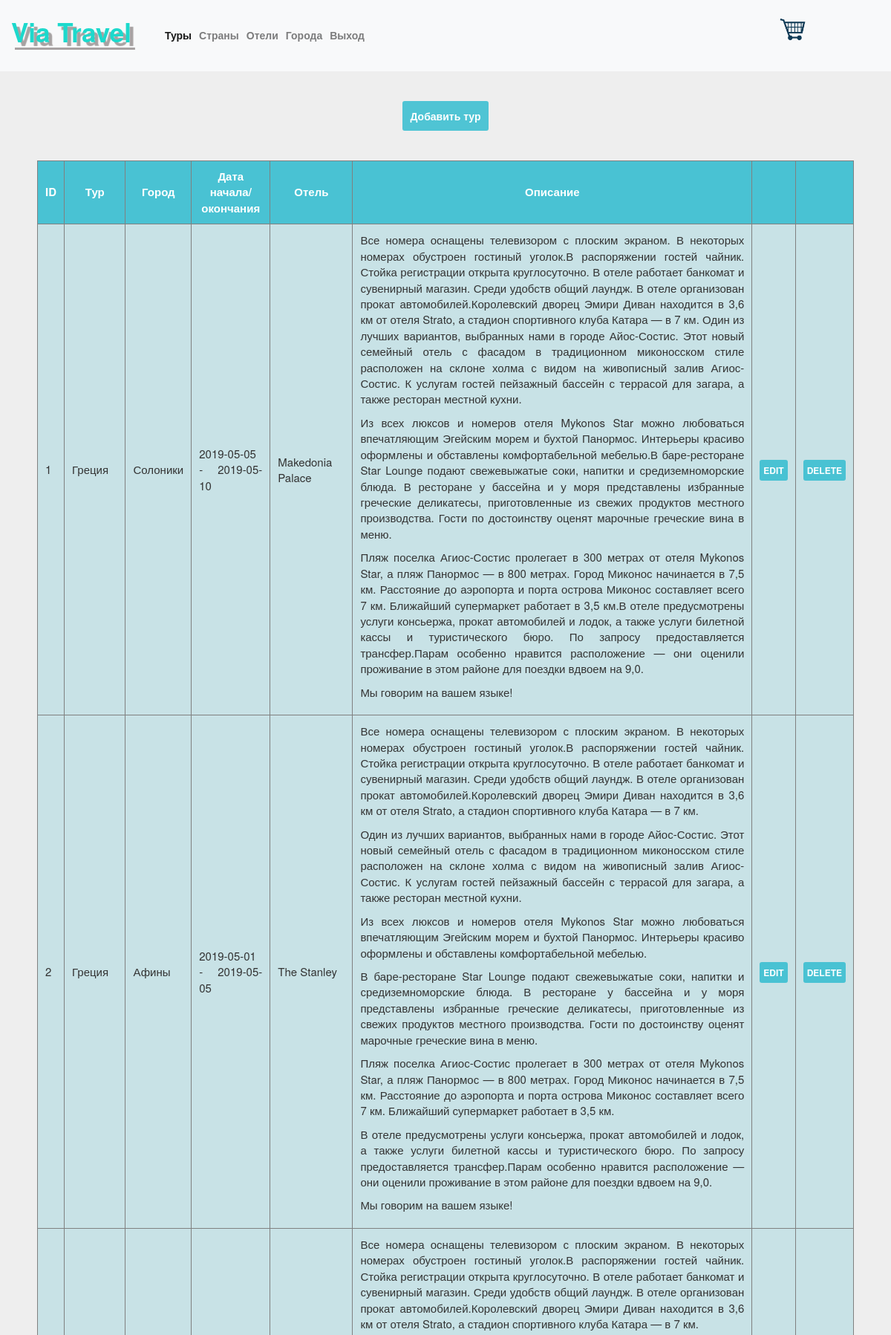
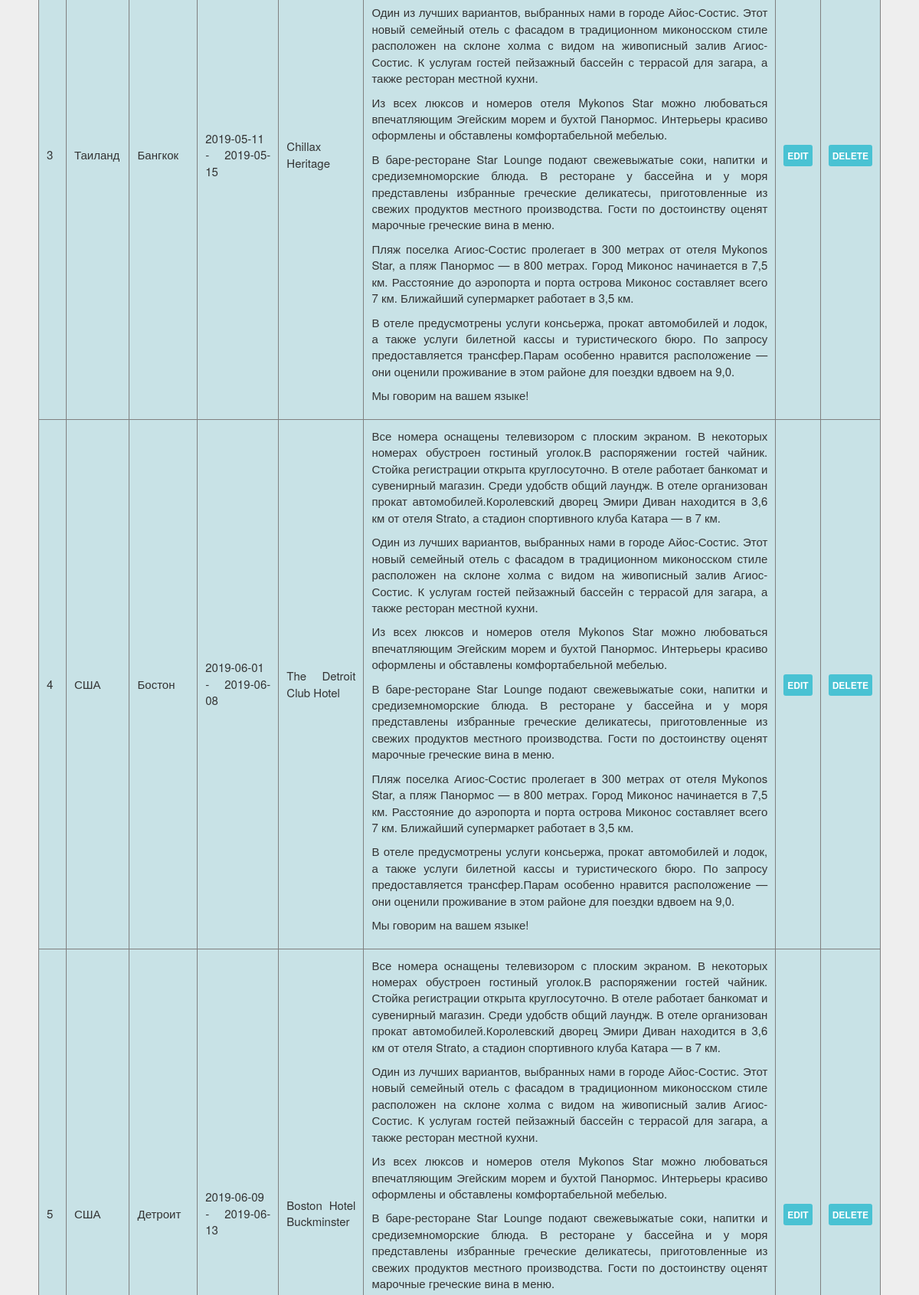
The app's page /admin/?section=tours&action=index (signed in, upper part) with its own data (2 pictures, top to bottom).
### tables this page shows
CREATE TABLE `tours` (
  `id` int(11) NOT NULL,
  `country_id` int(11) NOT NULL,
  `city_id` int(11) NOT NULL,
  `hotel_id` int(11) NOT NULL,
  `checkin_date` date NOT NULL,
  `checkout_date` date NOT NULL,
  `price` int(11) NOT NULL,
  `title` text NOT NULL,
  `description` text NOT NULL
);

CREATE TABLE `cities` (
  `id` int(11) NOT NULL,
  `title` text NOT NULL,
  `country_id` int(11) NOT NULL
);

CREATE TABLE `hotels` (
  `id` int(11) NOT NULL,
  `title` text NOT NULL,
  `city_id` int(11) NOT NULL,
  `category` text NOT NULL
);

### admin/lib/controllers/Controller.php (called while the page is built, shortened)
<?php
class Controller{
    public function __construct($db, $logger)
    {
        $this->db = $db;
    }
}

### admin/lib/controllers/TourController.php (the view, shortened to what this page needs)
<?php
class TourController extends Controller {
    public function toursList()
    {
        $sql = 'SELECT tours.*, hotels.title as htitle, cities.title as ctitle FROM tours, hotels, cities WHERE tours.`city_id` = cities.id && tours.hotel_id = hotels.id';
        echo "<table border='1'>";
        echo "<tr><th>ID</th><th>Тур</th><th>Город</th><th>Дата начала/окончания</th><th>Отель</th><th>Описание</th><th>&nbsp;</th><th>&nbsp;</th></tr>";
        foreach ($this->db->query($sql) as $tour) {
            echo "<tr>";
            echo "<td>{$tour["id"]}</td>";
            echo "<td>{$tour["title"]}</td>";
            echo "<td>{$tour["ctitle"]}</td>";
            echo "<td>{$tour['checkin_date']} - {$tour['checkout_date']}</td>";
            echo "<td>{$tour["htitle"]}</td>";
             echo "<td>{$tour["description"]}</td>";
            echo "<td><a href='?section=tours&action=editform&id={$tour[id]}'>EDIT</a></td>";
            echo "<td><a href='?section=tours&action=delete&id={$tour[id]}'>DELETE</a></td>";
            echo "</tr>";
        }
        echo "</table>";
    }
  }
?>

### admin/css/style.css (style rules this page uses)
* { margin: 0; padding: 0; }
body { background-color: #eee; }
table { margin: 50px auto; background-color: rgba(191, 224, 229, 0.79); width: auto; }
td, th { text-align: justify; padding: 10px; font-size: 15px; }
th { background-color: rgba(49, 189, 208, 0.84); color: #fff; text-align: center; }
td a { padding: 5px; border-radius: 3px; color: #fff; font-weight: 600; font-size: 12px; background-color: rgba(49, 189, 208, 0.84); }

### records on screen
tours: id "1", title "Греция", city.title "Солоники", checkin_date "2019-05-05", checkout_date "2019-05-10", hotel.title "Makedonia Palace", description "Все номера оснащены телевизором с плоским экраном. В некоторых номерах обустроен гостиный уголок.В распоряжении гостей чайник. Стойка регистрации открыта круглосуточно. В отеле работает банкомат и сувенирный магазин. Среди удобств общий лаундж. В отеле организован прокат автомобилей.Королевский дворец Эмири Диван находится в 3,6 км от отеля Strato, а стадион спортивного клуба Катара — в 7 км. Один из лучших вариантов, выбранных нами в городе Айос-Состис. Этот новый семейный отель с фасадом в традиционном миконосском стиле расположен на склоне холма с видом на живописный залив Агиос-Состис. К услугам гостей пейзажный бассейн с террасой для загара, а также ресторан местной кухни. Из всех…"
tours: id "2", title "Греция", city.title "Афины", checkin_date "2019-05-01", checkout_date "2019-05-05", hotel.title "The Stanley", description "Все номера оснащены телевизором с плоским экраном. В некоторых номерах обустроен гостиный уголок.В распоряжении гостей чайник. Стойка регистрации открыта круглосуточно. В отеле работает банкомат и сувенирный магазин. Среди удобств общий лаундж. В отеле организован прокат автомобилей.Королевский дворец Эмири Диван находится в 3,6 км от отеля Strato, а стадион спортивного клуба Катара — в 7 км. Один из лучших вариантов, выбранных нами в городе Айос-Состис. Этот новый семейный отель с фасадом в традиционном миконосском стиле расположен на склоне холма с видом на живописный залив Агиос-Состис. К услугам гостей пейзажный бассейн с террасой для загара, а также ресторан местной кухни. Из всех…"
tours: id "3", title "Таиланд", city.title "Бангкок", checkin_date "2019-05-11", checkout_date "2019-05-15", hotel.title "Chillax Heritage", description "Все номера оснащены телевизором с плоским экраном. В некоторых номерах обустроен гостиный уголок.В распоряжении гостей чайник. Стойка регистрации открыта круглосуточно. В отеле работает банкомат и сувенирный магазин. Среди удобств общий лаундж. В отеле организован прокат автомобилей.Королевский дворец Эмири Диван находится в 3,6 км от отеля Strato, а стадион спортивного клуба Катара — в 7 км. Один из лучших вариантов, выбранных нами в городе Айос-Состис. Этот новый семейный отель с фасадом в традиционном миконосском стиле расположен на склоне холма с видом на живописный залив Агиос-Состис. К услугам гостей пейзажный бассейн с террасой для загара, а также ресторан местной кухни. Из всех…"
tours: id "4", title "США", city.title "Бостон", checkin_date "2019-06-01", checkout_date "2019-06-08", hotel.title "The Detroit Club Hotel", description "Все номера оснащены телевизором с плоским экраном. В некоторых номерах обустроен гостиный уголок.В распоряжении гостей чайник. Стойка регистрации открыта круглосуточно. В отеле работает банкомат и сувенирный магазин. Среди удобств общий лаундж. В отеле организован прокат автомобилей.Королевский дворец Эмири Диван находится в 3,6 км от отеля Strato, а стадион спортивного клуба Катара — в 7 км. Один из лучших вариантов, выбранных нами в городе Айос-Состис. Этот новый семейный отель с фасадом в традиционном миконосском стиле расположен на склоне холма с видом на живописный залив Агиос-Состис. К услугам гостей пейзажный бассейн с террасой для загара, а также ресторан местной кухни. Из всех…"
tours: id "5", title "США", city.title "Детроит", checkin_date "2019-06-09", checkout_date "2019-06-13", hotel.title "Boston Hotel Buckminster", description "Все номера оснащены телевизором с плоским экраном. В некоторых номерах обустроен гостиный уголок.В распоряжении гостей чайник. Стойка регистрации открыта круглосуточно. В отеле работает банкомат и сувенирный магазин. Среди удобств общий лаундж. В отеле организован прокат автомобилей.Королевский дворец Эмири Диван находится в 3,6 км от отеля Strato, а стадион спортивного клуба Катара — в 7 км. Один из лучших вариантов, выбранных нами в городе Айос-Состис. Этот новый семейный отель с фасадом в традиционном миконосском стиле расположен на склоне холма с видом на живописный залив Агиос-Состис. К услугам гостей пейзажный бассейн с террасой для загара, а также ресторан местной кухни. Из всех…"

### other values on screen
$k "Туры"
$k "Страны"
$k "Отели"
$k "Города"
$k "Выход"
